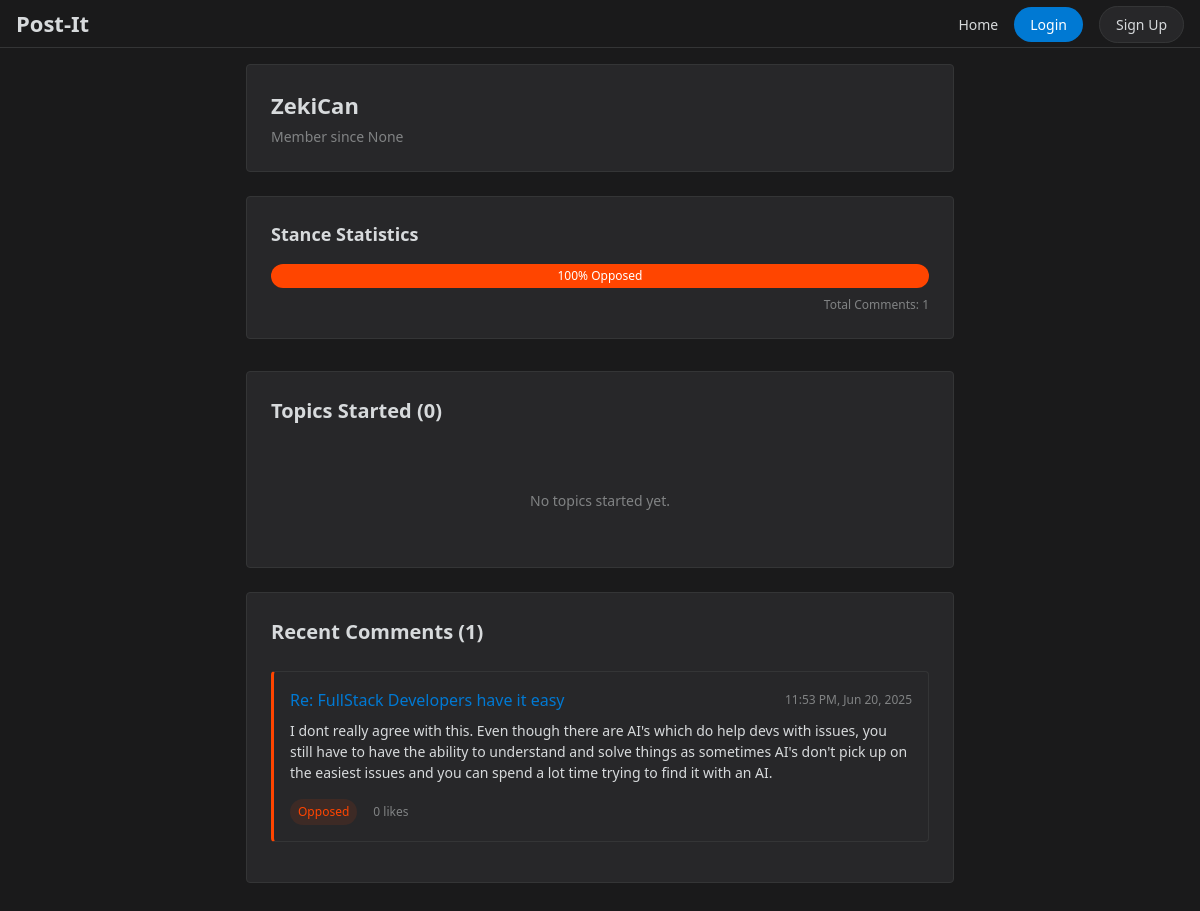
The app's page /profile/ZekiCan with its own data.
### tables this page shows
CREATE TABLE user (
    userID INTEGER PRIMARY KEY AUTOINCREMENT,
    userName TEXT UNIQUE NOT NULL,
    passwordHash BLOB NOT NULL,
    fullName TEXT NOT NULL DEFAULT '',
    email TEXT NOT NULL DEFAULT '',
    isAdmin INTEGER DEFAULT 0,
    creationTime DATETIME DEFAULT CURRENT_TIMESTAMP,
    lastVisit DATETIME DEFAULT CURRENT_TIMESTAMP
);

CREATE TABLE comment (
    commentID INTEGER PRIMARY KEY AUTOINCREMENT,
    content TEXT NOT NULL,
    postingUser INTEGER NOT NULL,
    topicID INTEGER NOT NULL,
    parentCommentID INTEGER DEFAULT NULL, -- NULL means it's a top-level comment
    creationTime DATETIME NOT NULL,
    updateTime DATETIME NOT NULL, stance TEXT CHECK(stance IN ('supporting', 'opposed', NULL)),
    FOREIGN KEY (postingUser) REFERENCES user(userID),
    FOREIGN KEY (topicID) REFERENCES topic(topicID),
    FOREIGN KEY (parentCommentID) REFERENCES comment(commentID)
);

### app.py (the view)
@app.route('/profile/<username>')
def view_profile(username):
    if not username:
        return redirect(url_for('home'))
    user_query = """
        SELECT userID,
               userName,
               strftime('%I:%M %p, %b %d, %Y', creationTime) as joinDate
        FROM user
        WHERE userName = ?
    """
    user = query_db(user_query, [username], one=True)
    if not user:
        flash('User not found', 'error')
        return redirect(url_for('home'))
    user_dict = dict(user)
    topics_query = """
        SELECT t.*,
               strftime('%Y-%m-%d %H:%M:%S.000', t.creationTime) as creationTime,
               COUNT(DISTINCT c.commentID) as commentCount,
               COUNT(DISTINCT l.likeID) as likeCount
        FROM topic t
        LEFT JOIN comment c ON t.topicID = c.topicID
        LEFT JOIN likes l ON t.topicID = l.targetID AND l.targetType = 'topic'
        WHERE t.postingUser = ?
        GROUP BY t.topicID
        ORDER BY t.creationTime DESC
    """
    topics = query_db(topics_query, [user_dict['userID']])
    formatted_topics = []
    for topic in topics:
        topic_dict = dict(topic)
        topic_dict['creationTime'] = format_datetime(topic_dict['creationTime'])
        formatted_topics.append(topic_dict)
    comments_query = """
        SELECT c.*,
               t.title as topicTitle,
               strftime('%Y-%m-%d %H:%M:%S.000', c.creationTime) as creationTime,
               COUNT(l.likeID) as likeCount
        FROM comment c
        JOIN topic t ON c.topicID = t.topicID
        LEFT JOIN likes l ON c.commentID = l.targetID AND l.targetType = 'comment'
        WHERE c.postingUser = ?
        GROUP BY c.commentID
        ORDER BY c.creationTime DESC
    """
    comments = query_db(comments_query, [user_dict['userID']])
    formatted_comments = []
    for comment in comments:
        comment_dict = dict(comment)
        comment_dict['creationTime'] = format_datetime(comment_dict['creationTime'])
        formatted_comments.append(comment_dict)
    stance_query = """
        SELECT stance, COUNT(*) as count
        FROM comment
        WHERE postingUser = ? AND stance IS NOT NULL
        GROUP BY stance
    """
    stance_counts = query_db(stance_query, [user_dict['userID']])
    total_comments = sum(count['count'] for count in stance_counts)
    supporting_count = next((item['count'] for item in stance_counts if item['stance'] == 'supporting'), 0)
    opposed_count = next((item['count'] for item in stance_counts if item['stance'] == 'opposed'), 0)
    stance_stats = {
        'total_comments': total_comments,
        'supporting_percentage': round((supporting_count / total_comments * 100) if total_comments > 0 else 0),
        'opposed_percentage': round((opposed_count / total_comments * 100) if total_comments > 0 else 0)
    }
    return render_template('profile.html',
                         user=user_dict,
                         topics=formatted_topics,
                         comments=formatted_comments,
                         stance_stats=stance_stats,
                         logged_in=is_logged_in())

### app.py (called while the page is built)
def get_db():
    if 'db' not in g:
        g.db = sqlite3.connect(app.config['DATABASE'])
        g.db.row_factory = sqlite3.Row
    return g.db

def query_db(query, args=(), one=False):
    cur = get_db().execute(query, args)
    rv = cur.fetchall()
    cur.close()
    get_db().commit()
    return (rv[0] if rv else None) if one else rv

@app.teardown_appcontext
def close_connection(exception):
    db = getattr(g, '_database', None)
    if db is not None:
        db.close()

def is_logged_in():
    return 'user_id' in session

def get_current_user():
    if 'user_id' in session:
        user_query = "SELECT userName FROM user WHERE userID = ?"
        user = query_db(user_query, [session['user_id']], one=True)
        return user['userName'] if user else None
    return None

@app.context_processor
def inject_user():
    return dict(current_user=get_current_user())

def format_datetime(timestamp):
    if isinstance(timestamp, str):
        try:
            dt = datetime.strptime(timestamp, '%Y-%m-%d %H:%M:%S.%f')
        except ValueError:
            try:
                dt = datetime.strptime(timestamp, '%Y-%m-%d %H:%M:%S')
            except ValueError:
                return timestamp  # Return as is if parsing fails
    else:
        dt = timestamp
    return dt.strftime('%I:%M %p, %b %d, %Y')

### templates/profile.html (shortened to what this page needs)
<!DOCTYPE html>
<html lang="en">
<head>
    <link rel="stylesheet" href="{{ url_for('static', filename='css/style.css') }}">
</head>
<body>
    <header>
        <div class="header-content">
            <a href="{{ url_for('home') }}" class="logo">Post-It</a>
            <nav>
                <ul>
                    <li><a href="{{ url_for('home') }}">Home</a></li>
                    {% if logged_in %}
                        <li><a href="{{ url_for('create_page') }}" class="btn btn-primary">Create Topic</a></li>
                        <li><a href="{{ url_for('view_profile', username=current_user) }}" class="btn btn-secondary">Profile</a></li>
                        <li><a href="{{ url_for('logout') }}" class="btn btn-secondary">Logout</a></li>
                    {% else %}
                        <li><a href="#" id="login-popup" class="btn btn-primary">Login</a></li>
                        <li><a href="#" id="signup-popup" class="btn btn-secondary">Sign Up</a></li>
                    {% endif %}
                </ul>
            </nav>
        </div>
    </header>
    <main class="container">
        <div class="profile-header">
            <div class="profile-info">
                <h1 class="profile-name">{{ user.userName }}</h1>
                <p class="profile-meta">Member since {{ user.joinDate }}</p>
            </div>
        </div>
        <div class="profile-stats mt-4">
            <div class="stats-card">
                <h3>Stance Statistics</h3>
                <div class="stance-stats">
                    <div class="stance-bar">
                        {% if stance_stats.opposed_percentage > 0 %}
                        <div class="stance-bar-opposed" style="width: {{ stance_stats.opposed_percentage }}%">
                            {{ stance_stats.opposed_percentage }}% Opposed
                        </div>
                        {% endif %}
                    </div>
                    <div class="stance-details mt-2">
                        <span>Total Comments: {{ stance_stats.total_comments }}</span>
                    </div>
                </div>
            </div>
        </div>
        <div class="profile-content mt-4">
            <div class="profile-section">
                <h2>Topics Started ({{ topics|length }})</h2>
                <div class="topic-list">
                    {% for topic in topics %}
                        <a href="{{ url_for('view_topic', topic_id=topic.topicID) }}" class="topic-card-link">
                            <div class="topic-card">
                                <div class="topic-header">
                                    <h3 class="topic-title">{{ topic.title }}</h3>
                                    <div class="topic-meta">
                                        <span class="topic-time">{{ topic.creationTime }}</span>
                                    </div>
                                </div>
                                <div class="topic-stats">
                                    <span class="comment-count">{{ topic.commentCount }} comments</span>
                                    <span class="like-count">{{ topic.likeCount }} likes</span>
                                </div>
                            </div>
                        </a>
                    {% else %}
                        <p class="empty-state">No topics started yet.</p>
                    {% endfor %}
                </div>
            </div>
            <div class="profile-section mt-4">
                <h2>Recent Comments ({{ comments|length }})</h2>
                <div class="comment-list">
                    {% for comment in comments %}
                        <div class="comment-card {% if comment.stance %}stance-{{ comment.stance }}{% endif %}">
                            <div class="comment-header">
                                <a href="{{ url_for('view_topic', topic_id=comment.topicID) }}" class="comment-topic">
                                    Re: {{ comment.topicTitle }}
                                </a>
                                <span class="comment-date">{{ comment.creationTime }}</span>
                            </div>
                            <div class="comment-content">
                                {{ comment.content }}
                            </div>
                            <div class="comment-meta">
                                {% if comment.stance %}
                                    <span class="stance-indicator {{ comment.stance }}">{{ comment.stance|title }}</span>
                                {% endif %}
                                <span class="like-count">{{ comment.likeCount }} likes</span>
                            </div>
                        </div>
                    {% else %}
                        <p class="empty-state">No comments made yet.</p>
                    {% endfor %}
                </div>
            </div>
        </div>
    </main>
</body>
</html>

### records on screen
user: userName "ZekiCan"
comment: topicTitle "FullStack Developers have it easy", creationTime "11:53 PM, Jun 20, 2025", content "I dont really agree with this. Even though there are AI's which do help devs with issues, you still have to have the ability to understand and solve things as sometimes AI's don't pick up on the easiest issues and you can spend a lot time trying to find it with an AI.", stance "Opposed", likeCount "0"

### other values on screen
{{ user.joinDate }} "None"
{{ stance_stats.opposed_percentage }} "100"
{{ stance_stats.total_comments }} "1"
{{ topics|length }} "0"
{{ comments|length }} "1"
